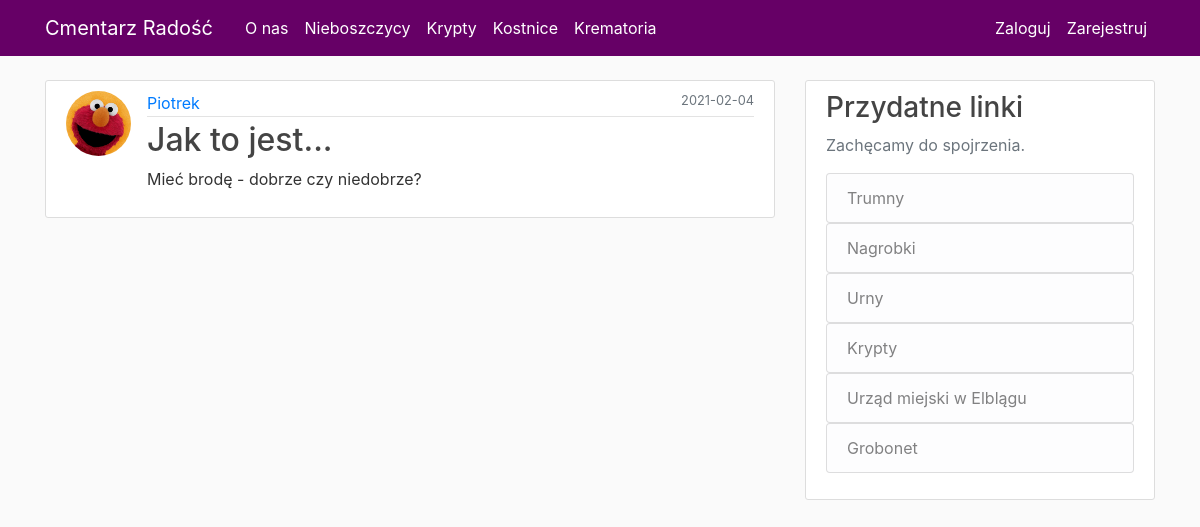
Screenshot of /post/2 with the database file from the repository.
### Radosc/models.py (models this page shows, shortened)
class User(db.Model, UserMixin):
    id = db.Column(db.Integer, primary_key=True)
    username = db.Column(db.String(20), unique=True, nullable=False)
    email = db.Column(db.String(120), unique=True, nullable=False)
    image_file = db.Column(db.String(20), nullable=False, default='default.jpg')
    password = db.Column(db.String(60), nullable=False)
    posts = db.relationship('Post', backref='author', lazy=True) #relationship one to many

class Post(db.Model):
    id = db.Column(db.Integer, primary_key=True)
    title = db.Column(db.String(100), nullable=False)
    date_posted = db.Column(db.DateTime, nullable=False, default=datetime.utcnow)
    content = db.Column(db.Text, nullable=False)
    user_id = db.Column(db.Integer, db.ForeignKey('user.id'), nullable=False)

### Radosc/routes.py (the view)
@app.route("/post/<int:post_id>")
def post(post_id):
    post = Post.query.get_or_404(post_id)
    return render_template('post.html', title=post.title, post=post)

### Radosc/templates/post.html (shortened to what this page needs)
{% extends "layout.html" %}
{% block content %}
    <article class="media content-section">
      <img class="rounded-circle article-img" src="{{ url_for('static', filename='profile_pics/' + post.author.image_file) }}" alt="">
      <div class="media-body">
        <div class="article-metadata">
          <a class="mr-2" href="#">{{ post.author.username }}</a>
          <small class="text-muted">{{ post.date_posted.strftime('%Y-%m-%d') }}</small>
        </div>
        <h2 class="article-title">{{ post.title }}</h2>
        <p class="article-content">{{ post.content }}</p>
      </div>
    </article>
{% endblock content %}

### Radosc/static/main.css (style rules this page uses)
body { background: #fafafa; color: #333333; margin-top: 5rem; }
h1, h2, h3, h4, h5, h6 { color: #444444; }
.content-section { background: #ffffff; padding: 10px 20px; border: 1px solid #dddddd; border-radius: 3px; margin-bottom: 20px; }
.article-title { color: #444444; }
.article-content { white-space: pre-line; }
.article-img { height: 65px; width: 65px; margin-right: 16px; }
.article-metadata { padding-bottom: 1px; margin-bottom: 4px; border-bottom: 1px solid #e3e3e3; display: flex; justify-content: space-between; }

### rows the page displays
User: image_file (placeholder picture), author.username "Piotrek"
Post: date_posted "2021-02-04", title "Jak to jest...", content "Mieć brodę - dobrze czy niedobrze?"
